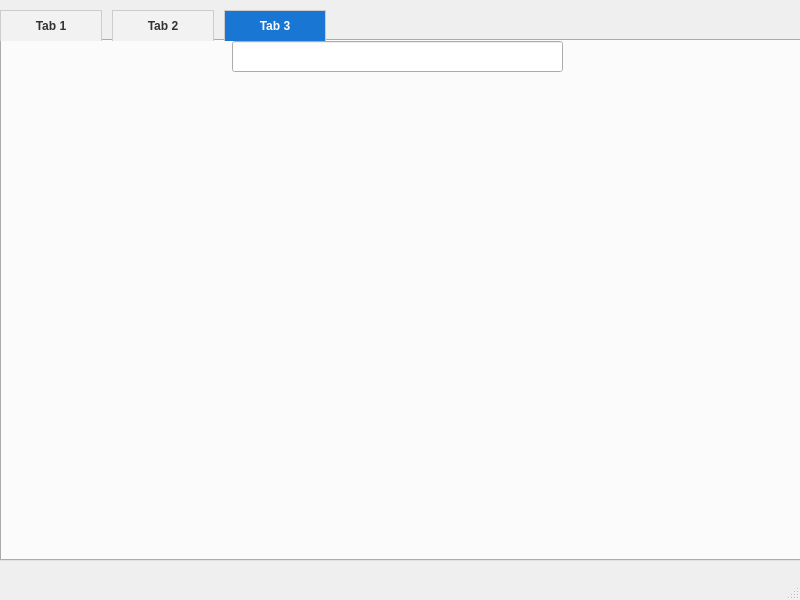
<?xml version="1.0" encoding="UTF-8"?>
<ui version="4.0">
 <class>MainWindow</class>
 <widget class="QMainWindow" name="MainWindow">
  <property name="geometry">
   <rect>
    <x>0</x>
    <y>0</y>
    <width>800</width>
    <height>600</height>
   </rect>
  </property>
  <property name="windowTitle">
   <string>MainWindow</string>
  </property>
  <widget class="QWidget" name="centralwidget">
   <widget class="QTabWidget" name="tabWidget">
    <property name="geometry">
     <rect>
      <x>0</x>
      <y>10</y>
      <width>801</width>
      <height>551</height>
     </rect>
    </property>
    <property name="styleSheet">
     <string notr="true">QTabBar::tab {
    min-width: 100px;
    min-height: 30px;
    font-weight: bold;
    margin-right: 10px;
    background: #f2f2f2;      /* 未选中背景色 */
    color: #333;              /* 未选中文字颜色 */
    border: 1px solid #ccc;
    border-bottom: none;
}

QTabBar::tab:selected {
    background: #1976d2;      /* 选中时背景色 */
    color: white;             /* 选中时文字颜色 */
}
</string>
    </property>
    <property name="currentIndex">
     <number>2</number>
    </property>
    <widget class="QWidget" name="tab">
     <attribute name="title">
      <string>Tab 1</string>
     </attribute>
    </widget>
    <widget class="QWidget" name="tab_2">
     <attribute name="title">
      <string>Tab 2</string>
     </attribute>
    </widget>
    <widget class="QWidget" name="tab_3">
     <attribute name="title">
      <string>Tab 3</string>
     </attribute>
     <widget class="QLineEdit" name="lineEdit">
      <property name="geometry">
       <rect>
        <x>230</x>
        <y>0</y>
        <width>331</width>
        <height>31</height>
       </rect>
      </property>
     </widget>
     <widget class="QWidget" name="gridLayoutWidget">
      <property name="geometry">
       <rect>
        <x>30</x>
        <y>40</y>
        <width>741</width>
        <height>431</height>
       </rect>
      </property>
      <layout class="QGridLayout" name="gridLayout"/>
     </widget>
    </widget>
   </widget>
  </widget>
  <widget class="QMenuBar" name="menubar">
   <property name="geometry">
    <rect>
     <x>0</x>
     <y>0</y>
     <width>800</width>
     <height>37</height>
    </rect>
   </property>
  </widget>
  <widget class="QStatusBar" name="statusbar"/>
 </widget>
 <resources/>
 <connections/>
</ui>
